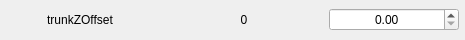
                      <widget class="QFrame" name="frame_51">
                       <property name="minimumSize">
                        <size>
                         <width>465</width>
                         <height>40</height>
                        </size>
                       </property>
                       <property name="maximumSize">
                        <size>
                         <width>465</width>
                         <height>40</height>
                        </size>
                       </property>
                       <property name="frameShape">
                        <enum>QFrame::NoFrame</enum>
                       </property>
                       <property name="frameShadow">
                        <enum>QFrame::Sunken</enum>
                       </property>
                       <layout class="QHBoxLayout" name="horizontalLayout_53">
                        <property name="spacing">
                         <number>5</number>
                        </property>
                        <property name="leftMargin">
                         <number>0</number>
                        </property>
                        <property name="topMargin">
                         <number>0</number>
                        </property>
                        <property name="rightMargin">
                         <number>5</number>
                        </property>
                        <property name="bottomMargin">
                         <number>0</number>
                        </property>
                        <item>
                         <widget class="QLabel" name="label_105">
                          <property name="minimumSize">
                           <size>
                            <width>158</width>
                            <height>0</height>
                           </size>
                          </property>
                          <property name="maximumSize">
                           <size>
                            <width>158</width>
                            <height>16777215</height>
                           </size>
                          </property>
                          <property name="toolTip">
                           <string>Trunk height from the ground. =0 is maximum height (in meters). &gt;0 is lower to the ground.</string>
                          </property>
                          <property name="text">
                           <string>trunkZOffset</string>
                          </property>
                          <property name="alignment">
                           <set>Qt::AlignCenter</set>
                          </property>
                         </widget>
                        </item>
                        <item>
                         <widget class="QLabel" name="label_106">
                          <property name="minimumSize">
                           <size>
                            <width>158</width>
                            <height>0</height>
                           </size>
                          </property>
                          <property name="maximumSize">
                           <size>
                            <width>158</width>
                            <height>16777215</height>
                           </size>
                          </property>
                          <property name="text">
                           <string>0</string>
                          </property>
                          <property name="alignment">
                           <set>Qt::AlignCenter</set>
                          </property>
                         </widget>
                        </item>
                        <item>
                         <widget class="QDoubleSpinBox" name="doubleSpinBox_50">
                          <property name="minimumSize">
                           <size>
                            <width>130</width>
                            <height>0</height>
                           </size>
                          </property>
                          <property name="maximumSize">
                           <size>
                            <width>130</width>
                            <height>16777215</height>
                           </size>
                          </property>
                          <property name="styleSheet">
                           <string notr="true"/>
                          </property>
                          <property name="alignment">
                           <set>Qt::AlignCenter</set>
                          </property>
                         </widget>
                        </item>
                       </layout>
                      </widget>
